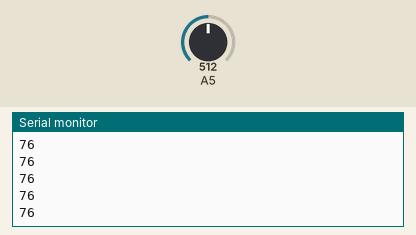
A sketch run on a simulated Arduino Uno, built with avr-gcc and run on an emulated ATmega328P. On the bench: the last lines printed to the serial monitor. Inputs (shaded band) come from the test bench; at power-on: A5 = 512.

Above: at 1.2 s.
1.3 s: A5 set to 716
At 2.0 s:
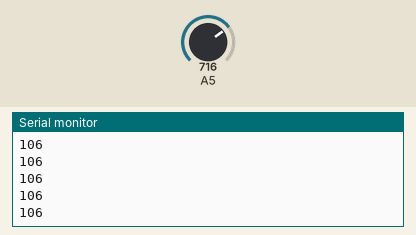
2.8 s: A5 set to 900
At 3.4 s:
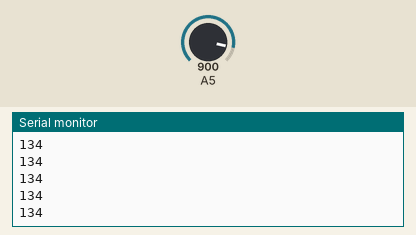
Timing chart, 0 to 5.8 s (numbered marks = the images above; inputs shaded):
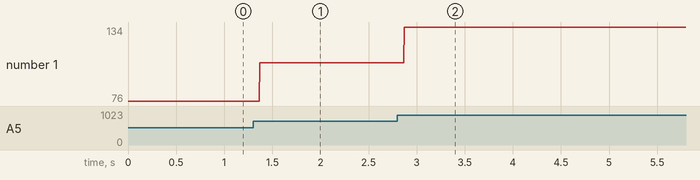

The sketch:

position_based_analog_encoder_snippet.ino
```cpp
//let potentiometer is connected at analog pin 4:

volatile int val = 0;
//variable to store the value read
void setup ()
{
 Serial.begin(9600);
 pinMode(A5, INPUT);
}

void loop ()
{
    //Used to read the input pin
   int value = map(analogRead(A5), 0, 670, 0, 100);
     Serial.println(value);
   //  delay(1000);
}
```

Measured:
- after the input at 1.3 s, the serial monitor: prints a new line after 0.07 s (image 1)
- after the input at 2.8 s, the serial monitor: prints a new line after 0.07 s (image 2)
- plotted number 1: 76 → 106 after the input at 1.3 s, 106 → 134 after the input at 2.8 s
